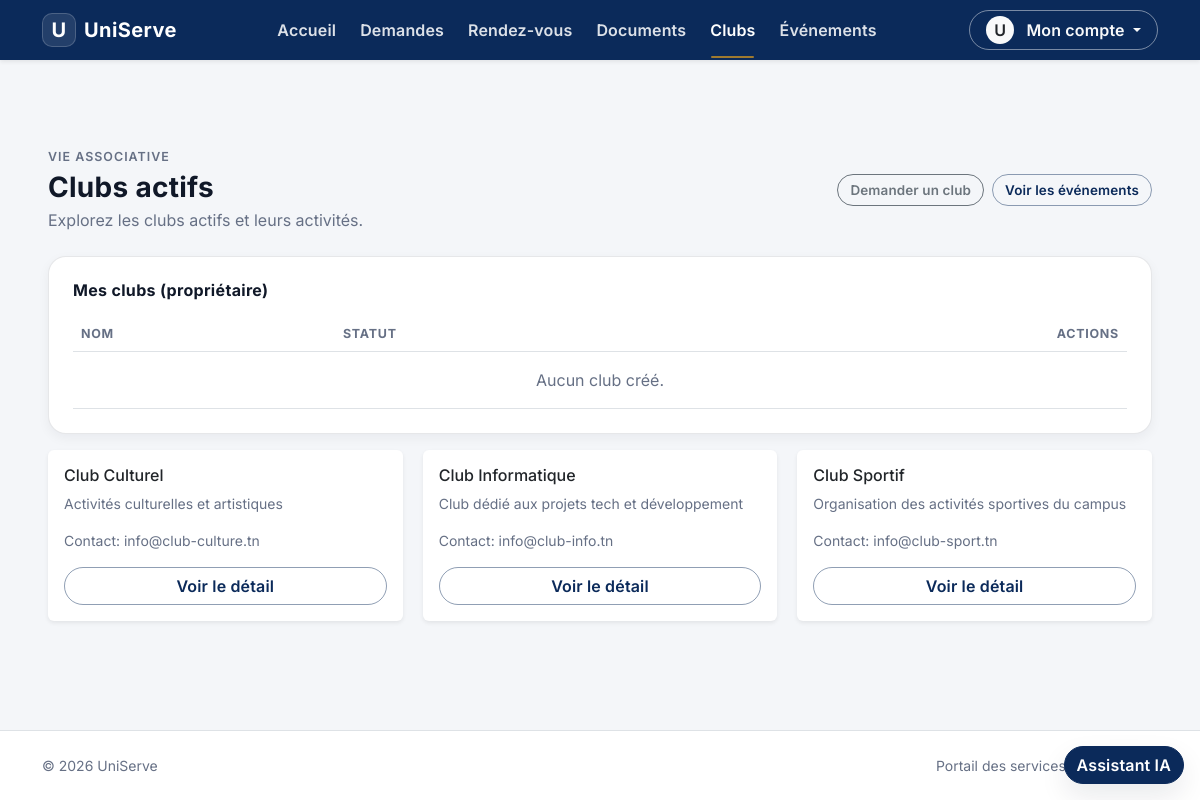
The page /evenements/clubs (signed in) on the database as committed earlier.
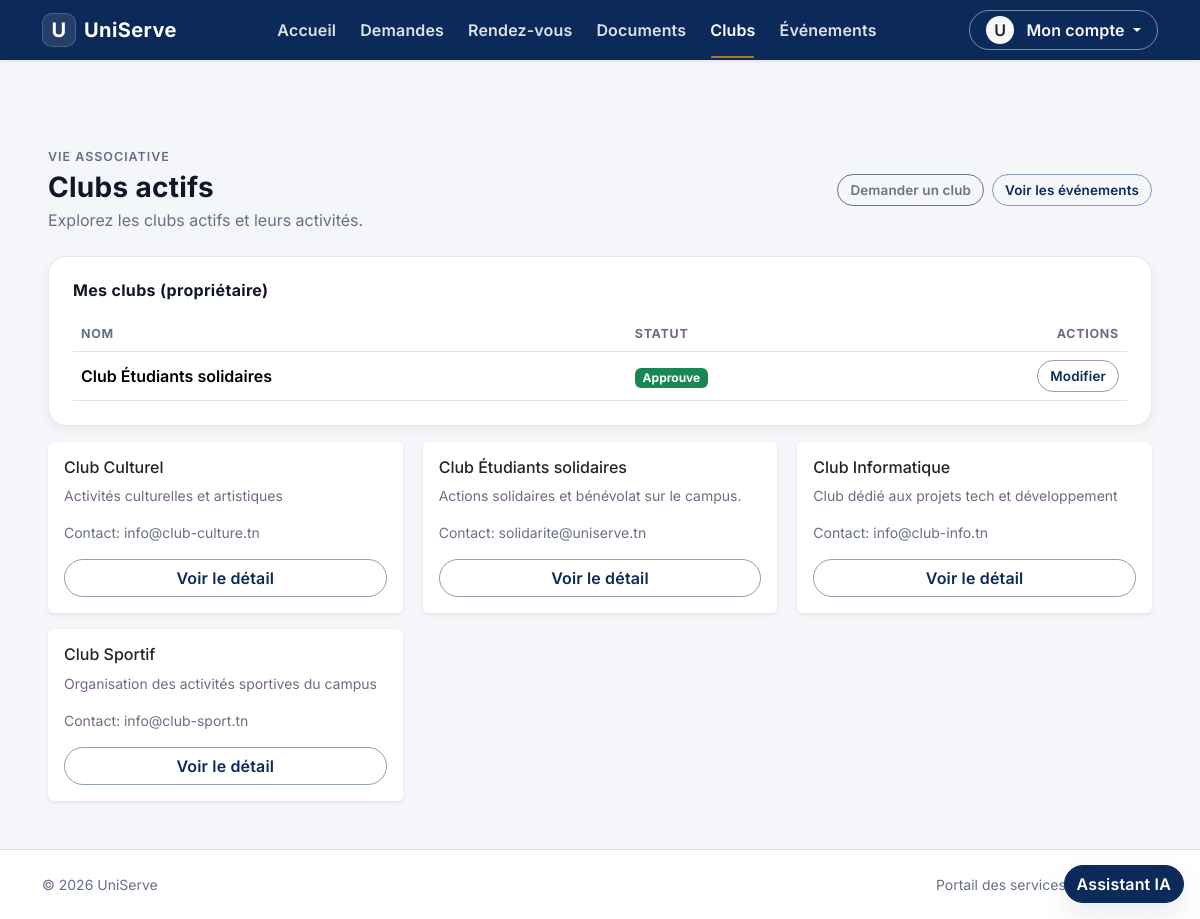
The same page on the database as committed later.
### tables this page shows
CREATE TABLE `clubs` (
  `id` bigint(20) NOT NULL AUTO_INCREMENT,
  `cree_par` bigint(20) NOT NULL,
  `nom` varchar(120) NOT NULL,
  `description` text DEFAULT NULL,
  `email_contact` varchar(255) DEFAULT NULL,
  `actif` tinyint(1) NOT NULL DEFAULT 1,
  `statut_validation` enum('en_attente','approuve','rejete') NOT NULL DEFAULT 'en_attente',
  PRIMARY KEY (`id`),
  UNIQUE KEY `nom` (`nom`),
  KEY `cree_par` (`cree_par`),
  CONSTRAINT `clubs_ibfk_cree_par` FOREIGN KEY (`cree_par`) REFERENCES `utilisateurs` (`id`)
);

### Controller/Controller.php (called while the page is built, shortened)
<?php
class Controller
{
    protected function basePath(): string
    {
        $scriptName = (string) ($_SERVER['SCRIPT_NAME'] ?? '');
        $dir = str_replace('\\', '/', dirname($scriptName));
        $dir = $dir === '/' ? '' : rtrim($dir, '/');
        return $dir;
    }
    public function url(string $path = ''): string
    {
        $path = '/' . ltrim($path, '/');
        return $this->basePath() . ($path === '/' ? '' : $path);
    }
    public function render(string $view, array $data = [], ?string $layoutOverride = null): void
    {
        $viewPath = __DIR__ . '/../View/' . $view . '.php';
        extract($data, EXTR_SKIP);
        require $viewPath;
    }
}

### Controller/EvenementsController.php (called while the page is built, shortened)
<?php
require_once __DIR__ . '/../Model/Club.php';
class EvenementsController extends Controller
{
    private function isRequesterRole(): bool
    {
        $role = (string) ($_SESSION['user']['role'] ?? '');
        return in_array($role, ['etudiant', 'enseignant'], true);
    }
    private function currentUserId(): int
    {
        return (int) ($_SESSION['user']['id'] ?? 0);
    }
    public function clubs(): void
    {
        $clubModel = new Club();
        $clubs = $clubModel->getAll();
        $myClubs = [];
        if ($this->isRequesterRole()) {
            $myClubs = $clubModel->findByOwner($this->currentUserId());
        }
        $this->render('frontoffice/clubs/index', [
            'title' => 'Clubs actifs',
            'clubs' => $clubs,
            'myClubs' => $myClubs,
            'success' => (string) ($_GET['success'] ?? ''),
            'error' => (string) ($_GET['error'] ?? ''),
        ]);
    }
}

### Controller/App.php (called while the page is built, shortened)
<?php
class App
{
    private string $action = 'landing';
    public function __construct()
    {
        $url = $this->parseUrl();
        if (!empty($url)) {
            array_shift($url);
        }
        $controllerInstance = new $this->controller();
        if (!empty($url)) {
            $candidateAction = (string) $url[0];
            $this->action = $candidateAction;
            array_shift($url);
        } elseif (!method_exists($controllerInstance, $this->action)) {
            $this->notFound('Action not found.');
        }
        $this->params = $this->validateAndNormalizeParams($controllerInstance, $this->action, array_values($url));
        call_user_func_array([$controllerInstance, $this->action], $this->params);
    }
    private function parseUrl(): array
    {
        $cleanUrl = trim((string) $_GET['url']);
        $cleanUrl = trim($cleanUrl, '/');
        $segments = explode('/', $cleanUrl);
        return array_values(array_filter($segments, static fn (string $segment): bool => $segment !== ''));
    }
    private function validateAndNormalizeParams(object $controllerInstance, string $action, array $params): array
    {
        return $params;
    }
}

### index.php (called while the page is built, shortened)
<?php
require_once __DIR__ . '/Model/Database.php';
require_once __DIR__ . '/Controller/Controller.php';
require_once __DIR__ . '/Model/Model.php';
require_once __DIR__ . '/Controller/App.php';
new App();

### Model/Database.php (called while the page is built, shortened)
<?php
class Database
{
    private static ?PDO $instance = null;
    public static function connect(): PDO
    {
        $host = getenv('DB_HOST') ?: '127.0.0.1';
        $port = getenv('DB_PORT') ?: '3306';
        $dbname = getenv('DB_NAME') ?: 'uniserve';
        $username = getenv('DB_USER') ?: 'root';
        $password = getenv('DB_PASSWORD');
        $dsn = "mysql:host={$host};port={$port};dbname={$dbname};charset=utf8mb4";
        self::$instance = new PDO($dsn, $username, $password, [
            PDO::ATTR_ERRMODE => PDO::ERRMODE_EXCEPTION,
            PDO::ATTR_DEFAULT_FETCH_MODE => PDO::FETCH_ASSOC,
        ]);
        return self::$instance;
    }
}

### Model/Club.php (called while the page is built, shortened)
<?php
class Club
{
    private Model $model;
    public function __construct()
    {
        $this->model = new Model();
    }
    public function getAll(): array
    {
        $statement = $this->model->query(
            'SELECT c.id, c.cree_par, c.nom, c.description, c.email_contact, c.actif, c.statut_validation,
                    CONCAT(u.prenom, " ", u.nom) AS owner_nom
             FROM clubs c
             INNER JOIN utilisateurs u ON u.id = c.cree_par
             WHERE c.actif = 1 AND c.statut_validation = "approuve"
             ORDER BY nom ASC'
        );
        return $statement->fetchAll();
    }
    public function findByOwner(int|string $ownerId): array
    {
        $statement = $this->model->query(
            'SELECT c.id, c.cree_par, c.nom, c.description, c.email_contact, c.actif, c.statut_validation,
                    CONCAT(u.prenom, " ", u.nom) AS owner_nom
             FROM clubs c
             INNER JOIN utilisateurs u ON u.id = c.cree_par
             WHERE c.cree_par = ?
             ORDER BY c.id DESC',
            [(int) $ownerId]
        );
        return $statement->fetchAll();
    }
}

### Model/Model.php (called while the page is built, shortened)
<?php
class Model
{
    protected static ?PDO $db = null;
    public function __construct()
    {
        if (!(self::$db instanceof PDO)) {
            self::$db = Database::connect();
        }
    }
    public function query(string $sql, array $params = []): PDOStatement
    {
        $statement = self::$db->prepare($sql);
        $statement->execute($params);
        return $statement;
    }
}

### View/frontoffice/clubs/index.php (the view, shortened to what the changed rows need)
<?php
$clubs = $clubs ?? [];
$myClubs = $myClubs ?? [];
$role = (string) ($_SESSION['user']['role'] ?? '');
$canSubmitRequest = in_array($role, ['etudiant', 'enseignant'], true);
?>
<div class="d-flex align-items-center justify-content-between flex-wrap gap-2 us-page-header">
    <div>
        <h1 class="h3 mb-1"><?= htmlspecialchars((string) ($title ?? 'Clubs actifs'), ENT_QUOTES, 'UTF-8') ?></h1>
    </div>
</div>
<?php if ($canSubmitRequest): ?>
    <div class="us-section-card mb-3">
        <div class="card-body p-3 p-md-4">
            <h2 class="h6 mb-3">Mes clubs (propriétaire)</h2>
            <div class="table-responsive">
                <table class="table table-hover align-middle mb-0">
                    <thead>
                        <tr>
                            <th>Nom</th>
                            <th>Statut</th>
                            <th class="text-end">Actions</th>
                        </tr>
                    </thead>
                    <tbody>
                        <?php if (empty($myClubs)): ?>
                            <tr><td colspan="3" class="text-center text-muted py-3">Aucun club créé.</td></tr>
                        <?php else: ?>
                            <?php foreach ($myClubs as $club): ?>
                                <?php
                                $clubId = (int) ($club['id'] ?? 0);
                                $validation = (string) ($club['statut_validation'] ?? 'en_attente');
                                $badge = $validation === 'approuve' ? 'success' : ($validation === 'rejete' ? 'danger' : 'secondary');
                                ?>
                                <tr>
                                    <td class="fw-semibold"><?= htmlspecialchars((string) ($club['nom'] ?? ''), ENT_QUOTES, 'UTF-8') ?></td>
                                    <td><span class="badge bg-<?= $badge ?>"><?= htmlspecialchars(ucfirst(str_replace('_', ' ', $validation)), ENT_QUOTES, 'UTF-8') ?></span></td>
                                    <td class="text-end">
                                        <a class="btn btn-outline-primary btn-sm" href="<?= $this->url('/evenements/editClubForm/' . $clubId) ?>">Modifier</a>
                                    </td>
                                </tr>
                            <?php endforeach; ?>
                        <?php endif; ?>
                    </tbody>
                </table>
            </div>
        </div>
    </div>
<?php endif; ?>
<div class="row g-3">
    <?php if (empty($clubs)): ?>
        <div class="col-12">
            <div class="us-card p-4 us-empty-state">
                <div class="fw-semibold mb-1">Aucun club actif</div>
                <div class="text-muted">Les clubs apparaîtront ici dès qu’ils seront validés et actifs.</div>
            </div>
        </div>
    <?php else: ?>
        <?php foreach ($clubs as $club): ?>
            <?php $clubId = (int) ($club['id'] ?? 0); ?>
            <div class="col-md-6 col-xl-4">
                <div class="card h-100 border-0 shadow-sm">
                    <div class="card-body d-flex flex-column">
                        <h2 class="h6 mb-2"><?= htmlspecialchars((string) ($club['nom'] ?? ''), ENT_QUOTES, 'UTF-8') ?></h2>
                        <p class="text-muted small flex-grow-1">
                            <?= nl2br(htmlspecialchars((string) ($club['description'] ?? 'Aucune description.'), ENT_QUOTES, 'UTF-8')) ?>
                        </p>
                        <div class="small text-muted mb-3">
                            Contact: <?= htmlspecialchars((string) ($club['email_contact'] ?? '-'), ENT_QUOTES, 'UTF-8') ?>
                        </div>
                        <a class="btn btn-outline-primary w-100" href="<?= $this->url('/evenements/clubShow/' . $clubId) ?>">Voir le détail</a>
                    </div>
                </div>
            </div>
        <?php endforeach; ?>
    <?php endif; ?>
</div>

Rows that differ between the two databases and show on the page:
added clubs: nom "Club Étudiants solidaires", statut_validation "Approuve", description "Actions solidaires et bénévolat sur le campus.", email_contact "solidarite@uniserve.tn"
Other text that changed with them:
text no longer shown: "Aucun club créé."
